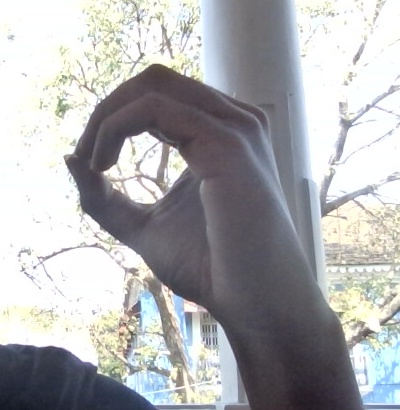
#> input picture data/0/013.jpg, 400 x 410 px
$ python data-acquisition.py
#> lines starting #> are read from the running program, lines starting #| are printed output that depends on the picture; after the words box and inside, x2 and y2 are one past the last pixel; in counts of white or black regions, pixels touching at a corner belong together
#> further down, img is the input picture: shape (410, 400, 3); mean B, G, R 176, 174.1, 173.5
### preprocessing.py
import numpy as np
import cv2
import os

def preprocess(frame):
    grayscale = cv2.cvtColor(frame, cv2.COLOR_BGR2GRAY)

    blur = cv2.GaussianBlur(grayscale, (5,5), 2)
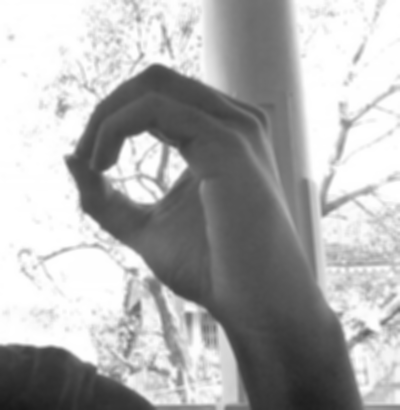
#> blur: shape (410, 400); min 25, max 255, mean 174.2

    # canny  = cv2.Canny(blur, 50, 100, 3)

    th3 = cv2.adaptiveThreshold(blur, 255, cv2.ADAPTIVE_THRESH_GAUSSIAN_C, cv2.THRESH_BINARY_INV, 11, 2)
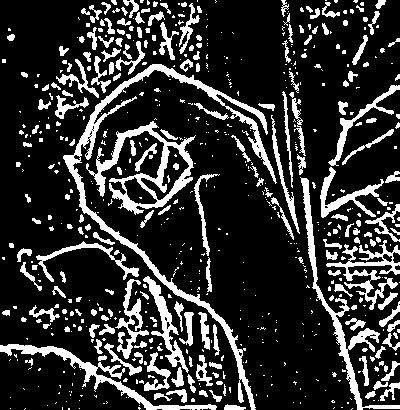
#> th3: shape (410, 400); 19.8% white; 641 white regions (437 under 20 px), largest, box (x1, y1, x2, y2) and area: (63, 64, 277, 410) 4560, (86, 121, 196, 215) 2567, (300, 177, 400, 410) 2002

    ret, res = cv2.threshold(th3, 70, 255, cv2.THRESH_BINARY_INV+cv2.THRESH_OTSU)
#> ret = 0

    resized = cv2.resize(res, (256,256), interpolation = cv2.INTER_AREA)
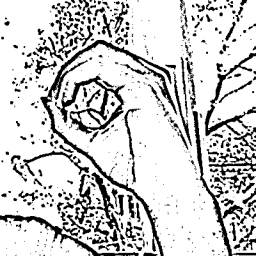
#> resized: shape (256, 256); min 0, max 255, mean 204.6

    return resized

if not os.path.exists('preprocessed'):
    os.makedirs('preprocessed')

for i in os.listdir("data/"):
    for j in os.listdir("data/"+i):
        img = cv2.imread("data/"+i+"/"+j)
        preprocessed_img = preprocess(img)
        if not os.path.exists('preprocessed/'+i):
            os.makedirs("preprocessed/"+i)
        cv2.imwrite("preprocessed/"+i+"/"+j, preprocessed_img)

### data-acquisition.py
import cv2
import numpy
import os
import string
import uuid
from preprocessing import preprocess

# Create the directory structure
if not os.path.exists("data"):
    os.makedirs("data")

for i in string.ascii_uppercase:
    if not os.path.exists("data/" + i):
        os.makedirs("data/"+i)
#> this loop made 26 passes
#> i on passes 1 to 12: 'A', 'B', 'C', 'D', 'E', 'F', 'G', 'H', 'I', 'J', 'K', 'L'

for i in range(11):
    if not os.path.exists("data/"+ str(i)):
        os.makedirs("data/"+str(i))

directory = "data/"
interrupt = -1

cap = cv2.VideoCapture(0)

while True:
    _, frame = cap.read()
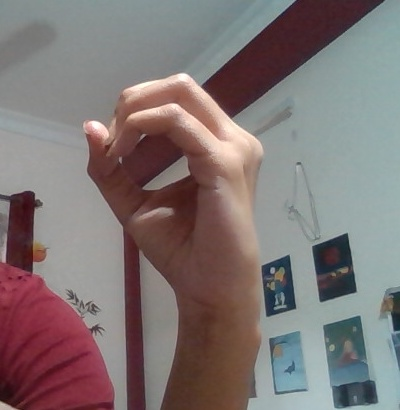
#> input picture data/0/031.jpg, 400 x 410 px, given in place of the camera
#> frame is the input picture: shape (410, 400, 3); mean B, G, R 116.5, 117, 127.8
    # Simulating mirror image
    frame = cv2.flip(frame, 1)

    # Getting count of existing images
    count = {
             'zero': len(os.listdir(directory+"/0")),
             'one': len(os.listdir(directory+"/1")),
             'two': len(os.listdir(directory+"/2")),
             'three': len(os.listdir(directory+"/3")),
             'four': len(os.listdir(directory+"/4")),
             'five': len(os.listdir(directory+"/5")),
             'six': len(os.listdir(directory+"/6")),
             'seven': len(os.listdir(directory+"/7")),
             'eight': len(os.listdir(directory+"/8")),
             'nine': len(os.listdir(directory+"/9")),
             'ten': len(os.listdir(directory+"/10")),
             'a': len(os.listdir(directory+"/A")),
             'b': len(os.listdir(directory+"/B")),
             'c': len(os.listdir(directory+"/C")),
             'd': len(os.listdir(directory+"/D")),
             'e': len(os.listdir(directory+"/E")),
             'f': len(os.listdir(directory+"/F")),
             'g': len(os.listdir(directory+"/G")),
             'h': len(os.listdir(directory+"/H")),
             'i': len(os.listdir(directory+"/I")),
             'j': len(os.listdir(directory+"/J")),
             'k': len(os.listdir(directory+"/K")),
             'l': len(os.listdir(directory+"/L")),
             'm': len(os.listdir(directory+"/M")),
             'n': len(os.listdir(directory+"/N")),
             'o': len(os.listdir(directory+"/O")),
             'p': len(os.listdir(directory+"/P")),
             'q': len(os.listdir(directory+"/Q")),
             'r': len(os.listdir(directory+"/R")),
             's': len(os.listdir(directory+"/S")),
             't': len(os.listdir(directory+"/T")),
             'u': len(os.listdir(directory+"/U")),
             'v': len(os.listdir(directory+"/V")),
             'w': len(os.listdir(directory+"/W")),
             'x': len(os.listdir(directory+"/X")),
             'y': len(os.listdir(directory+"/Y")),
             'z': len(os.listdir(directory+"/Z"))
             }

    print(count['one'])
    # Printing the count in each set to the screen
    # cv2.putText(frame, "MODE : "+mode, (10, 50), cv2.FONT_HERSHEY_PLAIN, 1, (0,255,255), 1)
    # cv2.putText(frame, "IMAGE COUNT", (10, ), cv2.FONT_HERSHEY_PLAIN, 1, (0,255,255), 1)
    cv2.putText(frame, "ZERO : "+str(count['zero']), (10, 30), cv2.FONT_HERSHEY_PLAIN, 1, (0,255,255), 1)
#> frame: shape (410, 400, 3); mean B, G, R 116.4, 117.1, 127.9
    cv2.putText(frame, "ONE : "+str(count['one']), (10, 40), cv2.FONT_HERSHEY_PLAIN, 1, (0,255,255), 1)
#> frame: shape (410, 400, 3); mean B, G, R 116.3, 117.2, 128
    cv2.putText(frame, "TWO : "+str(count['two']), (10, 50), cv2.FONT_HERSHEY_PLAIN, 1, (0,255,255), 1)
    cv2.putText(frame, "THREE : "+str(count['three']), (10, 60), cv2.FONT_HERSHEY_PLAIN, 1, (0,255,255), 1)
    cv2.putText(frame, "FOUR : "+str(count['four']), (10, 70), cv2.FONT_HERSHEY_PLAIN, 1, (0,255,255), 1)
    cv2.putText(frame, "FIVE : "+str(count['five']), (10, 80), cv2.FONT_HERSHEY_PLAIN, 1, (0,255,255), 1)
#> frame: shape (410, 400, 3); mean B, G, R 115.8, 117.5, 128.4
    cv2.putText(frame, "SIX : "+str(count['six']), (10, 90), cv2.FONT_HERSHEY_PLAIN, 1, (0,255,255), 1)
    cv2.putText(frame, "SEVEN : "+str(count['seven']), (10, 100), cv2.FONT_HERSHEY_PLAIN, 1, (0,255,255), 1)
    cv2.putText(frame, "EIGHT : "+str(count['eight']), (10, 110), cv2.FONT_HERSHEY_PLAIN, 1, (0,255,255), 1)
    cv2.putText(frame, "NINE : "+str(count['nine']), (10, 120), cv2.FONT_HERSHEY_PLAIN, 1, (0,255,255), 1)
    cv2.putText(frame, "TEN : "+str(count['ten']), (10, 130), cv2.FONT_HERSHEY_PLAIN, 1, (0,255,255), 1)
#> frame: shape (410, 400, 3); mean B, G, R 115.2, 117.8, 128.8

    cv2.putText(frame, "a : "+str(count['a']), (10, 140), cv2.FONT_HERSHEY_PLAIN, 1, (0,255,255), 1)
#> frame: shape (410, 400, 3); mean B, G, R 115.2, 117.8, 128.8
    cv2.putText(frame, "b : "+str(count['b']), (10, 150), cv2.FONT_HERSHEY_PLAIN, 1, (0,255,255), 1)
#> frame: shape (410, 400, 3); mean B, G, R 115.1, 117.9, 128.8
    cv2.putText(frame, "c : "+str(count['c']), (10, 160), cv2.FONT_HERSHEY_PLAIN, 1, (0,255,255), 1)
#> frame: shape (410, 400, 3); mean B, G, R 115.1, 117.9, 128.8
    cv2.putText(frame, "d : "+str(count['d']), (10, 170), cv2.FONT_HERSHEY_PLAIN, 1, (0,255,255), 1)
#> frame: shape (410, 400, 3); mean B, G, R 115, 117.9, 128.9
    cv2.putText(frame, "e : "+str(count['e']), (10, 180), cv2.FONT_HERSHEY_PLAIN, 1, (0,255,255), 1)
#> frame: shape (410, 400, 3); mean B, G, R 115, 117.9, 128.9
    cv2.putText(frame, "f : "+str(count['f']), (10, 190), cv2.FONT_HERSHEY_PLAIN, 1, (0,255,255), 1)
#> frame: shape (410, 400, 3); mean B, G, R 114.9, 118, 128.9
    cv2.putText(frame, "g : "+str(count['g']), (10, 200), cv2.FONT_HERSHEY_PLAIN, 1, (0,255,255), 1)
#> frame: shape (410, 400, 3); mean B, G, R 114.8, 118, 129
    cv2.putText(frame, "h : "+str(count['h']), (10, 210), cv2.FONT_HERSHEY_PLAIN, 1, (0,255,255), 1)
#> frame: shape (410, 400, 3); mean B, G, R 114.8, 118, 129
    cv2.putText(frame, "i : "+str(count['i']), (10, 220), cv2.FONT_HERSHEY_PLAIN, 1, (0,255,255), 1)
#> frame: shape (410, 400, 3); mean B, G, R 114.8, 118, 129
    cv2.putText(frame, "j : "+str(count['j']), (10, 230), cv2.FONT_HERSHEY_PLAIN, 1, (0,255,255), 1)
#> frame: shape (410, 400, 3); mean B, G, R 114.7, 118.1, 129.1
    cv2.putText(frame, "k : "+str(count['k']), (10, 240), cv2.FONT_HERSHEY_PLAIN, 1, (0,255,255), 1)
#> frame: shape (410, 400, 3); mean B, G, R 114.7, 118.1, 129.1
    cv2.putText(frame, "l : "+str(count['l']), (10, 250), cv2.FONT_HERSHEY_PLAIN, 1, (0,255,255), 1)
#> frame: shape (410, 400, 3); mean B, G, R 114.6, 118.1, 129.1
    cv2.putText(frame, "m : "+str(count['m']), (10, 260), cv2.FONT_HERSHEY_PLAIN, 1, (0,255,255), 1)
#> frame: shape (410, 400, 3); mean B, G, R 114.6, 118.1, 129.2
    cv2.putText(frame, "n : "+str(count['n']), (10, 270), cv2.FONT_HERSHEY_PLAIN, 1, (0,255,255), 1)
#> frame: shape (410, 400, 3); mean B, G, R 114.5, 118.2, 129.2
    cv2.putText(frame, "o : "+str(count['o']), (10, 280), cv2.FONT_HERSHEY_PLAIN, 1, (0,255,255), 1)
#> frame: shape (410, 400, 3); mean B, G, R 114.5, 118.2, 129.2
    cv2.putText(frame, "p : "+str(count['p']), (10, 290), cv2.FONT_HERSHEY_PLAIN, 1, (0,255,255), 1)
#> frame: shape (410, 400, 3); mean B, G, R 114.4, 118.3, 129.3
    cv2.putText(frame, "q : "+str(count['q']), (10, 300), cv2.FONT_HERSHEY_PLAIN, 1, (0,255,255), 1)
#> frame: shape (410, 400, 3); mean B, G, R 114.4, 118.3, 129.3
    cv2.putText(frame, "r : "+str(count['r']), (10, 310), cv2.FONT_HERSHEY_PLAIN, 1, (0,255,255), 1)
#> frame: shape (410, 400, 3); mean B, G, R 114.4, 118.3, 129.3
    cv2.putText(frame, "s : "+str(count['s']), (10, 320), cv2.FONT_HERSHEY_PLAIN, 1, (0,255,255), 1)
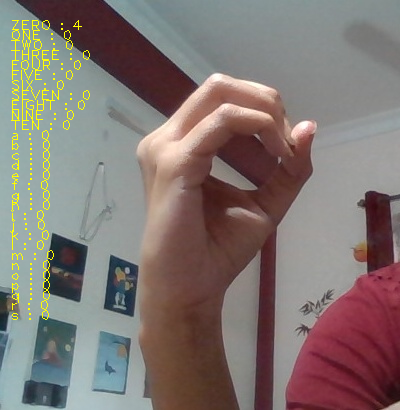
#> frame: shape (410, 400, 3); mean B, G, R 114.3, 118.3, 129.4
    cv2.putText(frame, "t : "+str(count['t']), (10, 330), cv2.FONT_HERSHEY_PLAIN, 1, (0,255,255), 1)
#> frame: shape (410, 400, 3); 0.03% of pixels changed, all inside (x1, y1, x2, y2) = (12, 320, 48, 330)
    cv2.putText(frame, "u : "+str(count['u']), (10, 340), cv2.FONT_HERSHEY_PLAIN, 1, (0,255,255), 1)
#> frame: shape (410, 400, 3); mean B, G, R 114.2, 118.4, 129.5
    cv2.putText(frame, "v : "+str(count['v']), (10, 350), cv2.FONT_HERSHEY_PLAIN, 1, (0,255,255), 1)
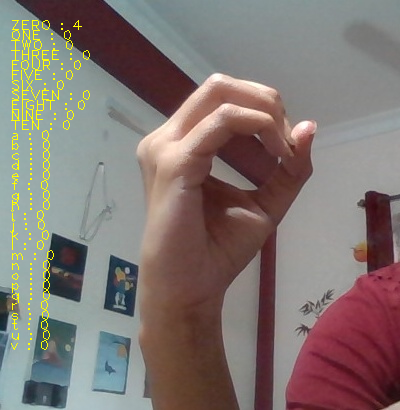
#> frame: shape (410, 400, 3); mean B, G, R 114.2, 118.5, 129.5
    cv2.putText(frame, "w : "+str(count['w']), (10, 360), cv2.FONT_HERSHEY_PLAIN, 1, (0,255,255), 1)
#> frame: shape (410, 400, 3); 0.03% of pixels changed, all inside (x1, y1, x2, y2) = (12, 350, 52, 360)
    cv2.putText(frame, "x : "+str(count['x']), (10, 370), cv2.FONT_HERSHEY_PLAIN, 1, (0,255,255), 1)
#> frame: shape (410, 400, 3); mean B, G, R 114.1, 118.5, 129.6
    cv2.putText(frame, "y : "+str(count['y']), (10, 380), cv2.FONT_HERSHEY_PLAIN, 1, (0,255,255), 1)
    cv2.putText(frame, "z : "+str(count['z']), (10, 390), cv2.FONT_HERSHEY_PLAIN, 1, (0,255,255), 1)
#> frame: shape (410, 400, 3); mean B, G, R 114, 118.6, 129.7

    # Coordinates of the ROI
    x1 = int(0.5*frame.shape[0]-20)     #220
#> x1 = 185
    y1 = 10                             #10
    x2 = frame.shape[1]-20              #620
#> x2 = 380
    y2 = int(0.5*frame.shape[1]+100)    #420
#> y2 = 300

    #print(frame.shape[0], frame.shape[1])
    # # Drawing the ROI
    # The increment/decrement by 1 is to compensate for the bounding box
    #cv2.rectangle(frame, (220-1, 9), (620+1, 419), (255,0,0) ,1)
    cv2.rectangle(frame, (x1-1, y1-1), (x2+1, y2+1), (255,0,0) ,1)

    # Extracting the ROI
    # roi = frame[10:410, 220:520]
    roi = frame[y1:y2, x1:x2]
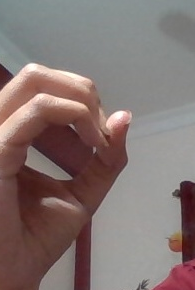
#> roi: shape (290, 195, 3); mean B, G, R 113.7, 116.2, 131.6
    # roi = preprocess(roi)

    cv2.imshow("Frame", frame)
    cv2.imshow("test", roi)

    interrupt = cv2.waitKey(10)
#> (key e is pressed here)
    if interrupt & 0xFF == 27: # esc key
        break
    if interrupt & 0xFF == ord('0'):
        cv2.imwrite(directory+'0/0'+str(count['zero'])+'_'+str(uuid.uuid4())+'.jpg', roi)
    if interrupt & 0xFF == ord('1'):
        cv2.imwrite(directory+'1/1'+str(count['one'])+'_'+str(uuid.uuid4())+'.jpg', roi)
    if interrupt & 0xFF == ord('2'):
        cv2.imwrite(directory+'2/2'+str(count['two'])+'_'+str(uuid.uuid4())+'.jpg', roi)
    if interrupt & 0xFF == ord('3'):
         cv2.imwrite(directory+'3/3'+str(count['three'])+'_'+str(uuid.uuid4())+'.jpg', roi)
    if interrupt & 0xFF == ord('4'):
        cv2.imwrite(directory+'4/4'+str(count['four'])+'_'+str(uuid.uuid4())+'.jpg', roi)
    if interrupt & 0xFF == ord('5'):
        cv2.imwrite(directory+'5/5'+str(count['five'])+'_'+str(uuid.uuid4())+'.jpg', roi)
    if interrupt & 0xFF == ord('6'):
        cv2.imwrite(directory+'6/6'+str(count['six'])+'_'+str(uuid.uuid4())+'.jpg', roi)
    if interrupt & 0xFF == ord('7'):
        cv2.imwrite(directory+'7/7'+str(count['seven'])+'_'+str(uuid.uuid4())+'.jpg', roi)
    if interrupt & 0xFF == ord('8'):
        cv2.imwrite(directory+'8/8'+str(count['eight'])+'_'+str(uuid.uuid4())+'.jpg', roi)
    if interrupt & 0xFF == ord('9'):
        cv2.imwrite(directory+'9/9'+str(count['nine'])+'_'+str(uuid.uuid4())+'.jpg', roi)
    if interrupt & 0xFF == ord('-'):
        cv2.imwrite(directory+'10/10'+str(count['ten'])+'_'+str(uuid.uuid4())+'.jpg', roi)
    if interrupt & 0xFF == ord('a'):
        cv2.imwrite(directory+'A/A'+str(count['a'])+'_'+str(uuid.uuid4())+'.jpg', roi)
    if interrupt & 0xFF == ord('b'):
        cv2.imwrite(directory+'B/B'+str(count['b'])+'_'+str(uuid.uuid4())+'.jpg', roi)
    if interrupt & 0xFF == ord('c'):
        cv2.imwrite(directory+'C/C'+str(count['c'])+'_'+str(uuid.uuid4())+'.jpg', roi)
    if interrupt & 0xFF == ord('d'):
        cv2.imwrite(directory+'D/D'+str(count['d'])+'_'+str(uuid.uuid4())+'.jpg', roi)
    if interrupt & 0xFF == ord('e'):
        cv2.imwrite(directory+'E/E'+str(count['e'])+'_'+str(uuid.uuid4())+'.jpg', roi)
    if interrupt & 0xFF == ord('f'):
        cv2.imwrite(directory+'F/F'+str(count['f'])+'_'+str(uuid.uuid4())+'.jpg', roi)
    if interrupt & 0xFF == ord('g'):
        cv2.imwrite(directory+'G/G'+str(count['g'])+'_'+str(uuid.uuid4())+'.jpg', roi)
    if interrupt & 0xFF == ord('h'):
        cv2.imwrite(directory+'H/H'+str(count['h'])+'_'+str(uuid.uuid4())+'.jpg', roi)
    if interrupt & 0xFF == ord('i'):
        cv2.imwrite(directory+'I/I'+str(count['i'])+'_'+str(uuid.uuid4())+'.jpg', roi)
    if interrupt & 0xFF == ord('j'):
        cv2.imwrite(directory+'J/J'+str(count['j'])+'_'+str(uuid.uuid4())+'.jpg', roi)
    if interrupt & 0xFF == ord('k'):
        cv2.imwrite(directory+'K/K'+str(count['k'])+'_'+str(uuid.uuid4())+'.jpg', roi)
    if interrupt & 0xFF == ord('l'):
        cv2.imwrite(directory+'L/L'+str(count['l'])+'_'+str(uuid.uuid4())+'.jpg', roi)
    if interrupt & 0xFF == ord('m'):
        cv2.imwrite(directory+'M/M'+str(count['m'])+'_'+str(uuid.uuid4())+'.jpg', roi)
    if interrupt & 0xFF == ord('n'):
        cv2.imwrite(directory+'N/N'+str(count['n'])+'_'+str(uuid.uuid4())+'.jpg', roi)
    if interrupt & 0xFF == ord('o'):
        cv2.imwrite(directory+'O/O'+str(count['o'])+'_'+str(uuid.uuid4())+'.jpg', roi)
    if interrupt & 0xFF == ord('p'):
        cv2.imwrite(directory+'P/P'+str(count['p'])+'_'+str(uuid.uuid4())+'.jpg', roi)
    if interrupt & 0xFF == ord('q'):
        cv2.imwrite(directory+'Q/Q'+str(count['q'])+'_'+str(uuid.uuid4())+'.jpg', roi)
    if interrupt & 0xFF == ord('r'):
        cv2.imwrite(directory+'R/R'+str(count['r'])+'_'+str(uuid.uuid4())+'.jpg', roi)
    if interrupt & 0xFF == ord('s'):
        cv2.imwrite(directory+'S/S'+str(count['s'])+'_'+str(uuid.uuid4())+'.jpg', roi)
    if interrupt & 0xFF == ord('t'):
        cv2.imwrite(directory+'T/T'+str(count['t'])+'_'+str(uuid.uuid4())+'.jpg', roi)
    if interrupt & 0xFF == ord('u'):
        cv2.imwrite(directory+'U/U'+str(count['u'])+'_'+str(uuid.uuid4())+'.jpg', roi)
    if interrupt & 0xFF == ord('v'):
        cv2.imwrite(directory+'V/V'+str(count['v'])+'_'+str(uuid.uuid4())+'.jpg', roi)
    if interrupt & 0xFF == ord('w'):
        cv2.imwrite(directory+'W/W'+str(count['w'])+'_'+str(uuid.uuid4())+'.jpg', roi)
    if interrupt & 0xFF == ord('x'):
        cv2.imwrite(directory+'X/X'+str(count['x'])+'_'+str(uuid.uuid4())+'.jpg', roi)
    if interrupt & 0xFF == ord('y'):
        cv2.imwrite(directory+'Y/Y'+str(count['y'])+'_'+str(uuid.uuid4())+'.jpg', roi)
    if interrupt & 0xFF == ord('z'):
        cv2.imwrite(directory+'Z/Z'+str(count['z'])+'_'+str(uuid.uuid4())+'.jpg', roi)

cap.release()
cv2.destroyAllWindows()
"""
d = "old-data/test/0"
newd = "data/test/0"
for walk in os.walk(d):
    for file in walk[2]:
        roi = cv2.imread(d+"/"+file)
        roi = cv2.cvtColor(roi, cv2.COLOR_BGR2GRAY)
        _, mask = cv2.threshold(roi, 120, 255, cv2.THRESH_BINARY)
        cv2.imwrite(newd+"/"+file, mask)
"""
